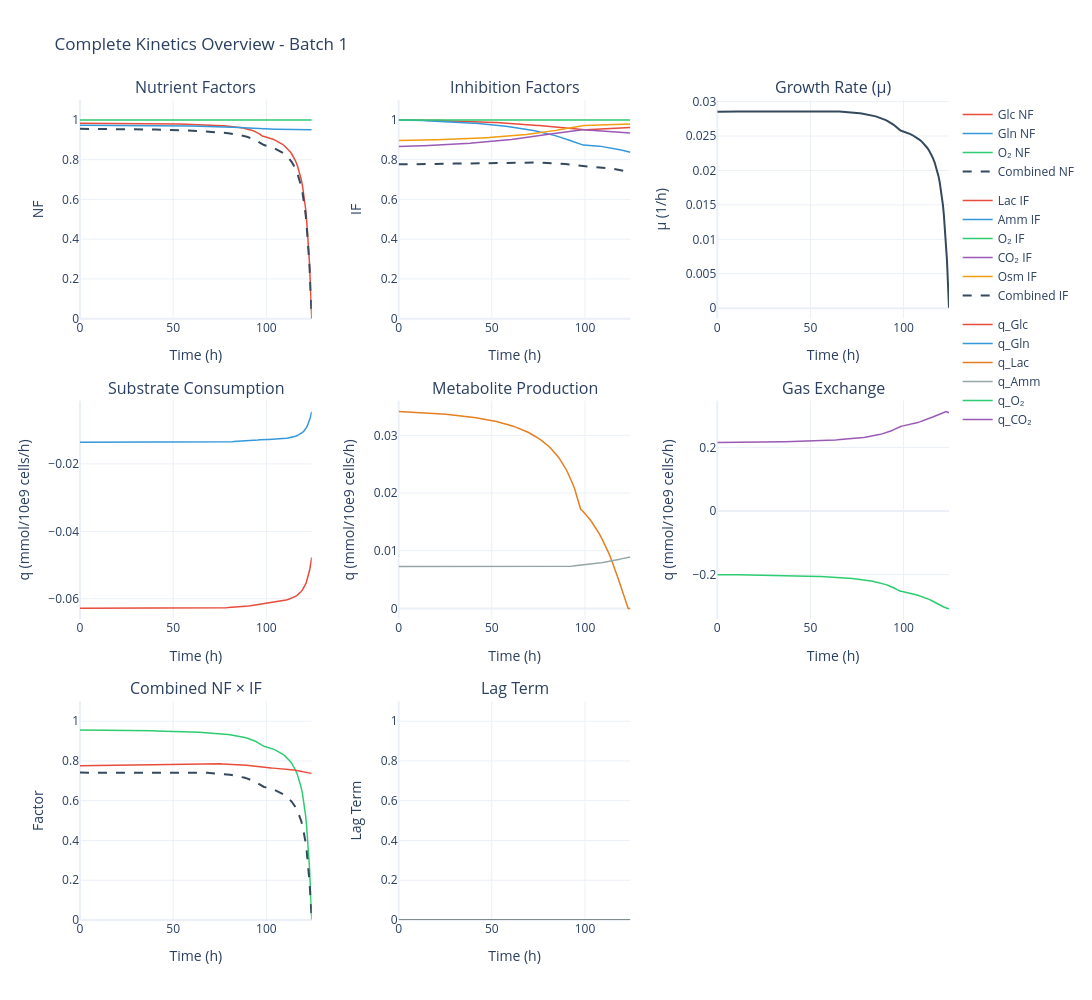

The notebook cell saved with this chart:
### Code cell
sim.data.plot_kinetics()

### Figure 1 — Plotly figure (JSON) as saved in the notebook; plotly's stock layout.template omitted (floating-point values rounded to 4 significant figures; data arrays with more than 128 entries replaced by an {"elided": "..."} marker saying what was removed)
{"data": [{"legendgroup": "NF", "line": {"color": "#E74C3C", "width": 1.5}, "mode": "lines", "name": "Glc NF", "type": "scatter", "x": {"elided": "164 float values"}, "xaxis": "x", "y": {"elided": "164 float values"}, "yaxis": "y"}, {"legendgroup": "NF", "line": {"color": "#3498DB", "width": 1.5}, "mode": "lines", "name": "Gln NF", "type": "scatter", "x": {"elided": "164 float values"}, "xaxis": "x", "y": {"elided": "164 float values"}, "yaxis": "y"}, {"legendgroup": "NF", "line": {"color": "#2ECC71", "width": 1.5}, "mode": "lines", "name": "O₂ NF", "type": "scatter", "x": {"elided": "164 float values"}, "xaxis": "x", "y": {"elided": "164 float values"}, "yaxis": "y"}, {"legendgroup": "NF", "line": {"color": "#34495E", "dash": "dash", "width": 2}, "mode": "lines", "name": "Combined NF", "type": "scatter", "x": {"elided": "164 float values"}, "xaxis": "x", "y": {"elided": "164 float values"}, "yaxis": "y"}, {"legendgroup": "IF", "line": {"color": "#E74C3C", "width": 1.5}, "mode": "lines", "name": "Lac IF", "type": "scatter", "x": {"elided": "164 float values"}, "xaxis": "x2", "y": {"elided": "164 float values"}, "yaxis": "y2"}, {"legendgroup": "IF", "line": {"color": "#3498DB", "width": 1.5}, "mode": "lines", "name": "Amm IF", "type": "scatter", "x": {"elided": "164 float values"}, "xaxis": "x2", "y": {"elided": "164 float values"}, "yaxis": "y2"}, {"legendgroup": "IF", "line": {"color": "#2ECC71", "width": 1.5}, "mode": "lines", "name": "O₂ IF", "type": "scatter", "x": {"elided": "164 float values"}, "xaxis": "x2", "y": {"elided": "164 float values"}, "yaxis": "y2"}, {"legendgroup": "IF", "line": {"color": "#9B59B6", "width": 1.5}, "mode": "lines", "name": "CO₂ IF", "type": "scatter", "x": {"elided": "164 float values"}, "xaxis": "x2", "y": {"elided": "164 float values"}, "yaxis": "y2"}, {"legendgroup": "IF", "line": {"color": "#F39C12", "width": 1.5}, "mode": "lines", "name": "Osm IF", "type": "scatter", "x": {"elided": "164 float values"}, "xaxis": "x2", "y": {"elided": "164 float values"}, "yaxis": "y2"}, {"legendgroup": "IF", "line": {"color": "#34495E", "dash": "dash", "width": 2}, "mode": "lines", "name": "Combined IF", "type": "scatter", "x": {"elided": "164 float values"}, "xaxis": "x2", "y": {"elided": "164 float values"}, "yaxis": "y2"}, {"line": {"color": "#34495E", "width": 2}, "mode": "lines", "name": "μ", "showlegend": false, "type": "scatter", "x": {"elided": "164 float values"}, "xaxis": "x3", "y": {"elided": "164 float values"}, "yaxis": "y3"}, {"legendgroup": "rates", "line": {"color": "#E74C3C", "width": 1.5}, "mode": "lines", "name": "q_Glc", "type": "scatter", "x": {"elided": "164 float values"}, "xaxis": "x4", "y": {"elided": "164 float values"}, "yaxis": "y4"}, {"legendgroup": "rates", "line": {"color": "#3498DB", "width": 1.5}, "mode": "lines", "name": "q_Gln", "type": "scatter", "x": {"elided": "164 float values"}, "xaxis": "x4", "y": {"elided": "164 float values"}, "yaxis": "y4"}, {"legendgroup": "rates", "line": {"color": "#E67E22", "width": 1.5}, "mode": "lines", "name": "q_Lac", "type": "scatter", "x": {"elided": "164 float values"}, "xaxis": "x5", "y": {"elided": "164 float values"}, "yaxis": "y5"}, {"legendgroup": "rates", "line": {"color": "#95A5A6", "width": 1.5}, "mode": "lines", "name": "q_Amm", "type": "scatter", "x": {"elided": "164 float values"}, "xaxis": "x5", "y": {"elided": "164 float values"}, "yaxis": "y5"}, {"legendgroup": "rates", "line": {"color": "#2ECC71", "width": 1.5}, "mode": "lines", "name": "q_O₂", "type": "scatter", "x": {"elided": "164 float values"}, "xaxis": "x6", "y": {"elided": "164 float values"}, "yaxis": "y6"}, {"legendgroup": "rates", "line": {"color": "#9B59B6", "width": 1.5}, "mode": "lines", "name": "q_CO₂", "type": "scatter", "x": {"elided": "164 float values"}, "xaxis": "x6", "y": {"elided": "164 float values"}, "yaxis": "y6"}, {"line": {"color": "#2ECC71", "width": 1.5}, "mode": "lines", "name": "NF", "showlegend": false, "type": "scatter", "x": {"elided": "164 float values"}, "xaxis": "x7", "y": {"elided": "164 float values"}, "yaxis": "y7"}, {"line": {"color": "#E74C3C", "width": 1.5}, "mode": "lines", "name": "IF", "showlegend": false, "type": "scatter", "x": {"elided": "164 float values"}, "xaxis": "x7", "y": {"elided": "164 float values"}, "yaxis": "y7"}, {"line": {"color": "#34495E", "dash": "dash", "width": 2}, "mode": "lines", "name": "NF × IF", "showlegend": false, "type": "scatter", "x": {"elided": "164 float values"}, "xaxis": "x7", "y": {"elided": "164 float values"}, "yaxis": "y7"}, {"line": {"color": "#7F8C8D", "width": 2}, "mode": "lines", "name": "Lag", "showlegend": false, "type": "scatter", "x": {"elided": "164 float values"}, "xaxis": "x8", "y": {"elided": "164 float values"}, "yaxis": "y8"}], "layout": {"annotations": [{"font": {"size": 16}, "showarrow": false, "text": "Nutrient Factors", "x": 0.1333, "xanchor": "center", "xref": "paper", "y": 1, "yanchor": "bottom", "yref": "paper"}, {"font": {"size": 16}, "showarrow": false, "text": "Inhibition Factors", "x": 0.5, "xanchor": "center", "xref": "paper", "y": 1, "yanchor": "bottom", "yref": "paper"}, {"font": {"size": 16}, "showarrow": false, "text": "Growth Rate (μ)", "x": 0.8667, "xanchor": "center", "xref": "paper", "y": 1, "yanchor": "bottom", "yref": "paper"}, {"font": {"size": 16}, "showarrow": false, "text": "Substrate Consumption", "x": 0.1333, "xanchor": "center", "xref": "paper", "y": 0.6333, "yanchor": "bottom", "yref": "paper"}, {"font": {"size": 16}, "showarrow": false, "text": "Metabolite Production", "x": 0.5, "xanchor": "center", "xref": "paper", "y": 0.6333, "yanchor": "bottom", "yref": "paper"}, {"font": {"size": 16}, "showarrow": false, "text": "Gas Exchange", "x": 0.8667, "xanchor": "center", "xref": "paper", "y": 0.6333, "yanchor": "bottom", "yref": "paper"}, {"font": {"size": 16}, "showarrow": false, "text": "Combined NF × IF", "x": 0.1333, "xanchor": "center", "xref": "paper", "y": 0.2667, "yanchor": "bottom", "yref": "paper"}, {"font": {"size": 16}, "showarrow": false, "text": "Lag Term", "x": 0.5, "xanchor": "center", "xref": "paper", "y": 0.2667, "yanchor": "bottom", "yref": "paper"}], "height": 1000, "hovermode": "x unified", "legend": {"orientation": "v", "x": 1.01, "xanchor": "left", "y": 1, "yanchor": "top"}, "showlegend": true, "title": {"text": "Complete Kinetics Overview - Batch 1"}, "width": 1400, "xaxis": {"anchor": "y", "domain": [0, 0.2667], "title": {"text": "Time (h)"}}, "xaxis2": {"anchor": "y2", "domain": [0.3667, 0.6333], "title": {"text": "Time (h)"}}, "xaxis3": {"anchor": "y3", "domain": [0.7333, 1], "title": {"text": "Time (h)"}}, "xaxis4": {"anchor": "y4", "domain": [0, 0.2667], "title": {"text": "Time (h)"}}, "xaxis5": {"anchor": "y5", "domain": [0.3667, 0.6333], "title": {"text": "Time (h)"}}, "xaxis6": {"anchor": "y6", "domain": [0.7333, 1], "title": {"text": "Time (h)"}}, "xaxis7": {"anchor": "y7", "domain": [0, 0.2667], "title": {"text": "Time (h)"}}, "xaxis8": {"anchor": "y8", "domain": [0.3667, 0.6333], "title": {"text": "Time (h)"}}, "xaxis9": {"anchor": "y9", "domain": [0.7333, 1], "title": {"text": "Time (h)"}}, "yaxis": {"anchor": "x", "domain": [0.7333, 1], "range": [0, 1.1], "title": {"text": "NF"}}, "yaxis2": {"anchor": "x2", "domain": [0.7333, 1], "range": [0, 1.1], "title": {"text": "IF"}}, "yaxis3": {"anchor": "x3", "domain": [0.7333, 1], "title": {"text": "μ (1/h)"}}, "yaxis4": {"anchor": "x4", "domain": [0.3667, 0.6333], "title": {"text": "q (mmol/10e9 cells/h)"}}, "yaxis5": {"anchor": "x5", "domain": [0.3667, 0.6333], "title": {"text": "q (mmol/10e9 cells/h)"}}, "yaxis6": {"anchor": "x6", "domain": [0.3667, 0.6333], "title": {"text": "q (mmol/10e9 cells/h)"}}, "yaxis7": {"anchor": "x7", "domain": [0, 0.2667], "range": [0, 1.1], "title": {"text": "Factor"}}, "yaxis8": {"anchor": "x8", "domain": [0, 0.2667], "range": [0, 1.1], "title": {"text": "Lag Term"}}, "yaxis9": {"anchor": "x9", "domain": [0, 0.2667]}}}
